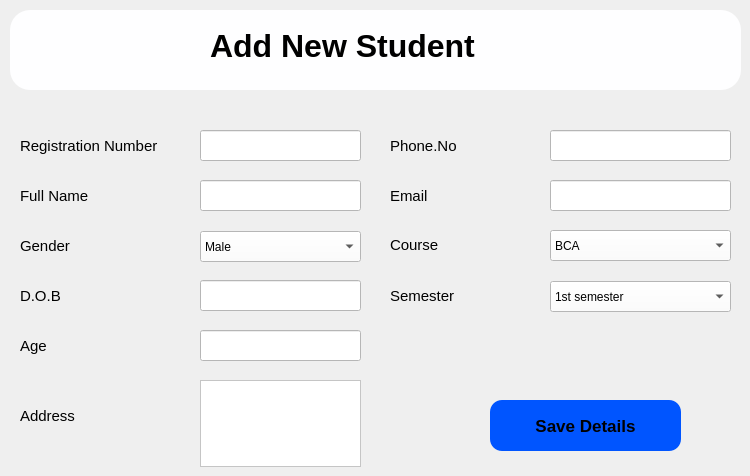
            <widget class="QWidget" name="tab">
             <attribute name="icon">
              <iconset resource="resource.qrc">
               <normaloff>:/blueIcon/iconsblue/upload.svg</normaloff>:/blueIcon/iconsblue/upload.svg</iconset>
             </attribute>
             <attribute name="title">
              <string>Add Student</string>
             </attribute>
             <widget class="QFrame" name="frame_10">
              <property name="geometry">
               <rect>
                <x>10</x>
                <y>10</y>
                <width>731</width>
                <height>80</height>
               </rect>
              </property>
              <property name="styleSheet">
               <string notr="true">background-color:#fefeff;
border-radius:20px;</string>
              </property>
              <property name="frameShape">
               <enum>QFrame::StyledPanel</enum>
              </property>
              <property name="frameShadow">
               <enum>QFrame::Raised</enum>
              </property>
              <widget class="QLabel" name="label_18">
               <property name="geometry">
                <rect>
                 <x>200</x>
                 <y>10</y>
                 <width>361</width>
                 <height>51</height>
                </rect>
               </property>
               <property name="font">
                <font>
                 <pointsize>24</pointsize>
                 <weight>75</weight>
                 <bold>true</bold>
                </font>
               </property>
               <property name="text">
                <string>Add New Student</string>
               </property>
              </widget>
             </widget>
             <widget class="QLabel" name="label_19">
              <property name="geometry">
               <rect>
                <x>20</x>
                <y>130</y>
                <width>171</width>
                <height>31</height>
               </rect>
              </property>
              <property name="font">
               <font>
                <pointsize>11</pointsize>
               </font>
              </property>
              <property name="text">
               <string>Registration Number</string>
              </property>
             </widget>
             <widget class="QLabel" name="label_20">
              <property name="geometry">
               <rect>
                <x>20</x>
                <y>180</y>
                <width>171</width>
                <height>31</height>
               </rect>
              </property>
              <property name="font">
               <font>
                <pointsize>11</pointsize>
               </font>
              </property>
              <property name="text">
               <string>Full Name</string>
              </property>
             </widget>
             <widget class="QLabel" name="label_21">
              <property name="geometry">
               <rect>
                <x>20</x>
                <y>230</y>
                <width>171</width>
                <height>31</height>
               </rect>
              </property>
              <property name="font">
               <font>
                <pointsize>11</pointsize>
               </font>
              </property>
              <property name="text">
               <string>Gender</string>
              </property>
             </widget>
             <widget class="QLineEdit" name="tb11">
              <property name="geometry">
               <rect>
                <x>200</x>
                <y>130</y>
                <width>161</width>
                <height>31</height>
               </rect>
              </property>
              <property name="styleSheet">
               <string notr="true">background-color: rgb(255, 255, 255);
font: 10pt &quot;MS Shell Dlg 2&quot;;</string>
              </property>
             </widget>
             <widget class="QLineEdit" name="tb12">
              <property name="geometry">
               <rect>
                <x>200</x>
                <y>180</y>
                <width>161</width>
                <height>31</height>
               </rect>
              </property>
              <property name="styleSheet">
               <string notr="true">background-color: rgb(255, 255, 255);
font: 10pt &quot;MS Shell Dlg 2&quot;;</string>
              </property>
             </widget>
             <widget class="QComboBox" name="cb11">
              <property name="geometry">
               <rect>
                <x>200</x>
                <y>231</y>
                <width>161</width>
                <height>31</height>
               </rect>
              </property>
              <property name="styleSheet">
               <string notr="true">background-color: rgb(255, 255, 255);
font: 10pt &quot;MS Shell Dlg 2&quot;;</string>
              </property>
              <item>
               <property name="text">
                <string>Male</string>
               </property>
              </item>
              <item>
               <property name="text">
                <string>Female</string>
               </property>
              </item>
              <item>
               <property name="text">
                <string>Other</string>
               </property>
              </item>
             </widget>
             <widget class="QLabel" name="label_26">
              <property name="geometry">
               <rect>
                <x>20</x>
                <y>280</y>
                <width>171</width>
                <height>31</height>
               </rect>
              </property>
              <property name="font">
               <font>
                <pointsize>11</pointsize>
               </font>
              </property>
              <property name="text">
               <string>D.O.B</string>
              </property>
             </widget>
             <widget class="QLineEdit" name="tb13">
              <property name="geometry">
               <rect>
                <x>200</x>
                <y>280</y>
                <width>161</width>
                <height>31</height>
               </rect>
              </property>
              <property name="styleSheet">
               <string notr="true">background-color: rgb(255, 255, 255);
font: 10pt &quot;MS Shell Dlg 2&quot;;</string>
              </property>
             </widget>
             <widget class="QLabel" name="label_27">
              <property name="geometry">
               <rect>
                <x>20</x>
                <y>330</y>
                <width>171</width>
                <height>31</height>
               </rect>
              </property>
              <property name="font">
               <font>
                <pointsize>11</pointsize>
               </font>
              </property>
              <property name="text">
               <string>Age</string>
              </property>
             </widget>
             <widget class="QLineEdit" name="tb14">
              <property name="geometry">
               <rect>
                <x>200</x>
                <y>330</y>
                <width>161</width>
                <height>31</height>
               </rect>
              </property>
              <property name="styleSheet">
               <string notr="true">background-color: rgb(255, 255, 255);
font: 10pt &quot;MS Shell Dlg 2&quot;;</string>
              </property>
             </widget>
             <widget class="QLabel" name="label_28">
              <property name="geometry">
               <rect>
                <x>20</x>
                <y>400</y>
                <width>171</width>
                <height>31</height>
               </rect>
              </property>
              <property name="font">
               <font>
                <pointsize>11</pointsize>
               </font>
              </property>
              <property name="text">
               <string>Address</string>
              </property>
             </widget>
             <widget class="QTextEdit" name="mtb11">
              <property name="geometry">
               <rect>
                <x>200</x>
                <y>380</y>
                <width>161</width>
                <height>87</height>
               </rect>
              </property>
              <property name="styleSheet">
               <string notr="true">background-color: rgb(255, 255, 255);
font: 10pt &quot;MS Shell Dlg 2&quot;;
boarder-radius:20px;</string>
              </property>
             </widget>
             <widget class="QLabel" name="label_29">
              <property name="geometry">
               <rect>
                <x>390</x>
                <y>130</y>
                <width>151</width>
                <height>31</height>
               </rect>
              </property>
              <property name="font">
               <font>
                <pointsize>11</pointsize>
               </font>
              </property>
              <property name="text">
               <string>Phone.No</string>
              </property>
             </widget>
             <widget class="QLineEdit" name="tb15">
              <property name="geometry">
               <rect>
                <x>550</x>
                <y>130</y>
                <width>181</width>
                <height>31</height>
               </rect>
              </property>
              <property name="styleSheet">
               <string notr="true">background-color: rgb(255, 255, 255);
font: 10pt &quot;MS Shell Dlg 2&quot;;</string>
              </property>
             </widget>
             <widget class="QLabel" name="label_30">
              <property name="geometry">
               <rect>
                <x>390</x>
                <y>180</y>
                <width>141</width>
                <height>31</height>
               </rect>
              </property>
              <property name="font">
               <font>
                <pointsize>11</pointsize>
               </font>
              </property>
              <property name="text">
               <string>Email</string>
              </property>
             </widget>
             <widget class="QLineEdit" name="tb16">
              <property name="geometry">
               <rect>
                <x>550</x>
                <y>180</y>
                <width>181</width>
                <height>31</height>
               </rect>
              </property>
              <property name="styleSheet">
               <string notr="true">background-color: rgb(255, 255, 255);
font: 10pt &quot;MS Shell Dlg 2&quot;;</string>
              </property>
             </widget>
             <widget class="QComboBox" name="cb12">
              <property name="geometry">
               <rect>
                <x>550</x>
                <y>230</y>
                <width>181</width>
                <height>31</height>
               </rect>
              </property>
              <property name="styleSheet">
               <string notr="true">background-color: rgb(255, 255, 255);
font: 10pt &quot;MS Shell Dlg 2&quot;;</string>
              </property>
              <item>
               <property name="text">
                <string>BCA</string>
               </property>
              </item>
              <item>
               <property name="text">
                <string>BBA</string>
               </property>
              </item>
              <item>
               <property name="text">
                <string>BJMC</string>
               </property>
              </item>
             </widget>
             <widget class="QLabel" name="label_31">
              <property name="geometry">
               <rect>
                <x>390</x>
                <y>229</y>
                <width>121</width>
                <height>31</height>
               </rect>
              </property>
              <property name="font">
               <font>
                <pointsize>11</pointsize>
               </font>
              </property>
              <property name="text">
               <string>Course</string>
              </property>
             </widget>
             <widget class="QComboBox" name="cb13">
              <property name="geometry">
               <rect>
                <x>550</x>
                <y>281</y>
                <width>181</width>
                <height>31</height>
               </rect>
              </property>
              <property name="styleSheet">
               <string notr="true">background-color: rgb(255, 255, 255);
font: 10pt &quot;MS Shell Dlg 2&quot;;</string>
              </property>
              <item>
               <property name="text">
                <string>1st semester</string>
               </property>
              </item>
              <item>
               <property name="text">
                <string>2nd semester</string>
               </property>
              </item>
              <item>
               <property name="text">
                <string>3rd semester</string>
               </property>
              </item>
              <item>
               <property name="text">
                <string>4th semester</string>
               </property>
              </item>
              <item>
               <property name="text">
                <string>5th semester</string>
               </property>
              </item>
              <item>
               <property name="text">
                <string>6th semester</string>
               </property>
              </item>
             </widget>
             <widget class="QLabel" name="label_32">
              <property name="geometry">
               <rect>
                <x>390</x>
                <y>280</y>
                <width>121</width>
                <height>31</height>
               </rect>
              </property>
              <property name="font">
               <font>
                <pointsize>11</pointsize>
               </font>
              </property>
              <property name="text">
               <string>Semester</string>
              </property>
             </widget>
             <widget class="QPushButton" name="b12">
              <property name="geometry">
               <rect>
                <x>490</x>
                <y>400</y>
                <width>191</width>
                <height>51</height>
               </rect>
              </property>
              <property name="font">
               <font>
                <pointsize>13</pointsize>
                <weight>75</weight>
                <bold>true</bold>
               </font>
              </property>
              <property name="styleSheet">
               <string notr="true">QPushButton{
background-color: rgb(0, 85, 255);
border-radius:12px;
}
QPushButton:hover{
	background-color: rgb(0, 50, 255);
	border:2px solid rgb(32, 47, 255);
}
</string>
              </property>
              <property name="text">
               <string>Save Details</string>
              </property>
              <property name="icon">
               <iconset resource="resource.qrc">
                <normaloff>:/blueIcon/iconsblue/save.svg</normaloff>:/blueIcon/iconsblue/save.svg</iconset>
              </property>
              <property name="iconSize">
               <size>
                <width>30</width>
                <height>30</height>
               </size>
              </property>
             </widget>
            </widget>
